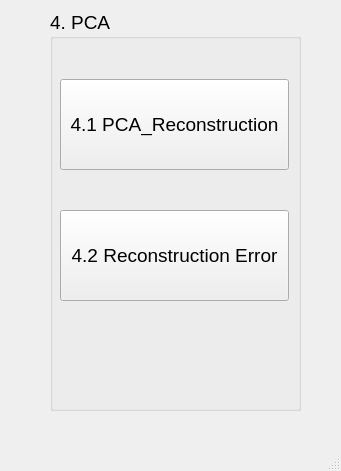
<?xml version="1.0" encoding="UTF-8"?>
<ui version="4.0">
 <class>MainWindow</class>
 <widget class="QMainWindow" name="MainWindow">
  <property name="geometry">
   <rect>
    <x>0</x>
    <y>0</y>
    <width>341</width>
    <height>471</height>
   </rect>
  </property>
  <property name="windowTitle">
   <string>MainWindow</string>
  </property>
  <widget class="QWidget" name="centralwidget">
   <widget class="QGroupBox" name="groupBox_5">
    <property name="geometry">
     <rect>
      <x>50</x>
      <y>10</y>
      <width>251</width>
      <height>401</height>
     </rect>
    </property>
    <property name="font">
     <font>
      <family>Arial</family>
      <pointsize>14</pointsize>
     </font>
    </property>
    <property name="title">
     <string>4. PCA</string>
    </property>
    <widget class="QPushButton" name="btn4_1">
     <property name="geometry">
      <rect>
       <x>10</x>
       <y>69</y>
       <width>229</width>
       <height>91</height>
      </rect>
     </property>
     <property name="font">
      <font>
       <family>Arial</family>
       <pointsize>14</pointsize>
      </font>
     </property>
     <property name="text">
      <string>4.1 PCA_Reconstruction</string>
     </property>
     <property name="autoRepeatDelay">
      <number>-2</number>
     </property>
     <property name="flat">
      <bool>false</bool>
     </property>
    </widget>
    <widget class="QPushButton" name="btn4_2">
     <property name="geometry">
      <rect>
       <x>10</x>
       <y>200</y>
       <width>229</width>
       <height>91</height>
      </rect>
     </property>
     <property name="font">
      <font>
       <family>Arial</family>
       <pointsize>14</pointsize>
      </font>
     </property>
     <property name="text">
      <string>4.2 Reconstruction Error</string>
     </property>
     <property name="autoRepeatDelay">
      <number>-2</number>
     </property>
     <property name="flat">
      <bool>false</bool>
     </property>
    </widget>
   </widget>
  </widget>
  <widget class="QMenuBar" name="menubar">
   <property name="geometry">
    <rect>
     <x>0</x>
     <y>0</y>
     <width>341</width>
     <height>21</height>
    </rect>
   </property>
  </widget>
  <widget class="QStatusBar" name="statusbar"/>
 </widget>
 <resources/>
 <connections/>
</ui>
